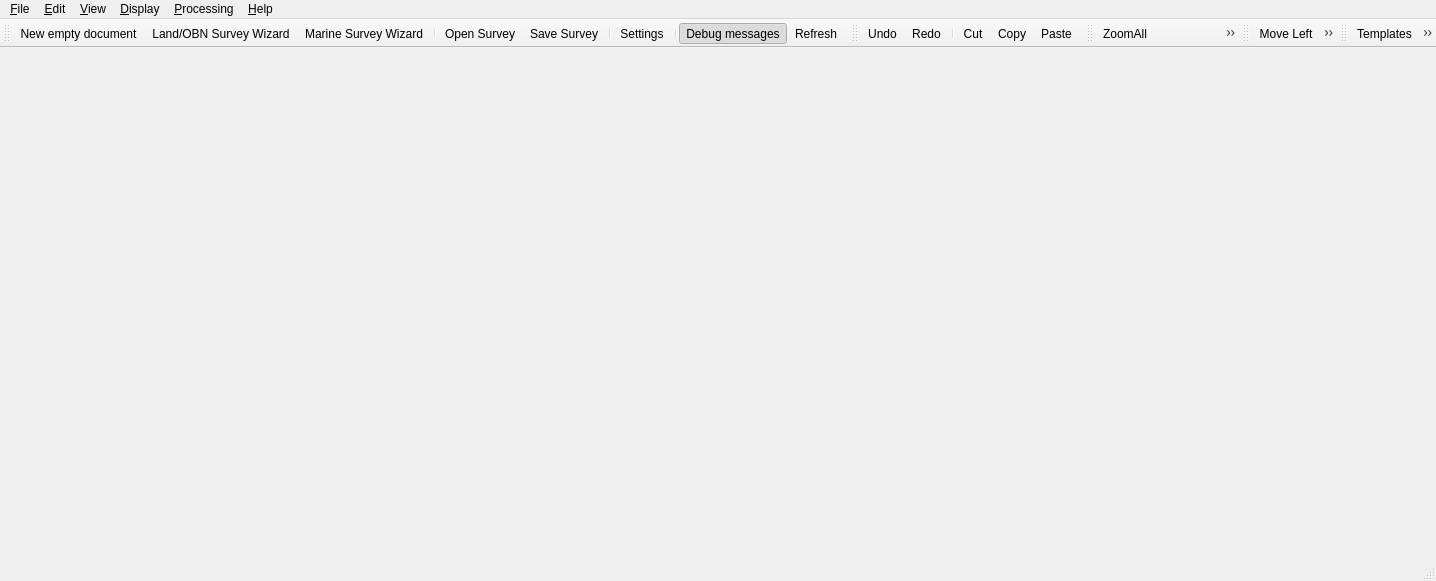
<?xml version="1.0" encoding="UTF-8"?>
<ui version="4.0">
 <class>MainWindow</class>
 <widget class="QMainWindow" name="MainWindow">
  <property name="geometry">
   <rect>
    <x>0</x>
    <y>0</y>
    <width>1436</width>
    <height>581</height>
   </rect>
  </property>
  <property name="windowTitle">
   <string>Roll - 3D Seismic Survey Design</string>
  </property>
  <widget class="QWidget" name="centralwidget">
   <property name="sizePolicy">
    <sizepolicy hsizetype="Maximum" vsizetype="Preferred">
     <horstretch>0</horstretch>
     <verstretch>0</verstretch>
    </sizepolicy>
   </property>
  </widget>
  <widget class="QMenuBar" name="menubar">
   <property name="geometry">
    <rect>
     <x>0</x>
     <y>0</y>
     <width>1436</width>
     <height>26</height>
    </rect>
   </property>
   <widget class="QMenu" name="menu_File">
    <property name="title">
     <string>&amp;File</string>
    </property>
    <widget class="QMenu" name="menuNewSurvey">
     <property name="title">
      <string>&amp;New Survey</string>
     </property>
     <addaction name="actionNewLandSurvey"/>
     <addaction name="actionNewMarineSurvey"/>
     <addaction name="actionNew"/>
    </widget>
    <widget class="QMenu" name="menuExport">
     <property name="title">
      <string>Export to File</string>
     </property>
     <property name="icon">
      <iconset>
       <normalon>resources/mActionFileExport.svg</normalon>
      </iconset>
     </property>
     <widget class="QMenu" name="menuExport_Geometry_Files">
      <property name="title">
       <string>Export &amp;Geometry</string>
      </property>
      <addaction name="actionExportRecAsCsv"/>
      <addaction name="actionExportSrcAsCsv"/>
      <addaction name="actionExportRelAsCsv"/>
      <addaction name="separator"/>
      <addaction name="actionExportRecAsR01"/>
      <addaction name="actionExportSrcAsS01"/>
      <addaction name="actionExportRelAsX01"/>
     </widget>
     <widget class="QMenu" name="menu_Re_export_SPS_Files">
      <property name="title">
       <string>(Re-) export &amp;SPS</string>
      </property>
      <addaction name="actionExportRpsAsCsv"/>
      <addaction name="actionExportSpsAsCsv"/>
      <addaction name="actionExportXpsAsCsv"/>
      <addaction name="separator"/>
      <addaction name="actionExportRpsAsR01"/>
      <addaction name="actionExportSpsAsS01"/>
      <addaction name="actionExportXpsAsX01"/>
     </widget>
     <widget class="QMenu" name="menuExport_Analysis_Files">
      <property name="title">
       <string>Export &amp;Analysis</string>
      </property>
      <addaction name="actionExportFoldMap"/>
      <addaction name="actionExportMinOffsets"/>
      <addaction name="actionExportMaxOffsets"/>
      <addaction name="actionExportRmsOffsets"/>
      <addaction name="separator"/>
      <addaction name="actionExportAnaAsCsv"/>
     </widget>
     <addaction name="menuExport_Analysis_Files"/>
     <addaction name="menuExport_Geometry_Files"/>
     <addaction name="menu_Re_export_SPS_Files"/>
    </widget>
    <widget class="QMenu" name="menuOpenRecent">
     <property name="title">
      <string>Open &amp;Recent</string>
     </property>
     <property name="icon">
      <iconset>
       <normalon>resources/mActionFileRecent.svg</normalon>
      </iconset>
     </property>
     <addaction name="separator"/>
    </widget>
    <widget class="QMenu" name="menuExport_to_QGIS">
     <property name="title">
      <string>Export to QGIS</string>
     </property>
     <property name="icon">
      <iconset>
       <normaloff>resources/qgis-icon32.svg</normaloff>resources/qgis-icon32.svg</iconset>
     </property>
     <addaction name="actionExportFoldMapToQGIS"/>
     <addaction name="actionExportMinOffsetsToQGIS"/>
     <addaction name="actionExportMaxOffsetsToQGIS"/>
     <addaction name="actionExportRmsOffsetsToQGIS"/>
     <addaction name="separator"/>
     <addaction name="actionExportSrcToQGIS"/>
     <addaction name="actionExportRecToQGIS"/>
     <addaction name="actionExportSpsToQGIS"/>
     <addaction name="actionExportRpsToQGIS"/>
     <addaction name="separator"/>
     <addaction name="actionExportAreasToQGIS"/>
    </widget>
    <addaction name="menuNewSurvey"/>
    <addaction name="separator"/>
    <addaction name="actionOpen"/>
    <addaction name="actionSave"/>
    <addaction name="actionSaveAs"/>
    <addaction name="separator"/>
    <addaction name="menuOpenRecent"/>
    <addaction name="separator"/>
    <addaction name="menuExport"/>
    <addaction name="menuExport_to_QGIS"/>
    <addaction name="actionImportSPS"/>
    <addaction name="separator"/>
    <addaction name="actionPrint"/>
    <addaction name="separator"/>
    <addaction name="actionSettings"/>
    <addaction name="separator"/>
    <addaction name="actionQuit"/>
   </widget>
   <widget class="QMenu" name="menu_View">
    <property name="title">
     <string>&amp;View</string>
    </property>
    <addaction name="actionDebug"/>
    <addaction name="actionRefresh"/>
    <addaction name="separator"/>
   </widget>
   <widget class="QMenu" name="menuEdit">
    <property name="title">
     <string>&amp;Edit</string>
    </property>
    <addaction name="actionUndo"/>
    <addaction name="actionRedo"/>
    <addaction name="separator"/>
    <addaction name="actionCut"/>
    <addaction name="actionCopy"/>
    <addaction name="actionPaste"/>
    <addaction name="actionSelectAll"/>
    <addaction name="separator"/>
    <addaction name="actionFind"/>
   </widget>
   <widget class="QMenu" name="menuHelp">
    <property name="title">
     <string>&amp;Help</string>
    </property>
    <addaction name="actionAbout"/>
    <addaction name="actionLicense"/>
    <addaction name="actionHighDpi"/>
   </widget>
   <widget class="QMenu" name="menu_Processing">
    <property name="title">
     <string>&amp;Processing</string>
    </property>
    <addaction name="actionBasicBinFromTemplates"/>
    <addaction name="actionFullBinFromTemplates"/>
    <addaction name="separator"/>
    <addaction name="actionBasicBinFromGeometry"/>
    <addaction name="actionFullBinFromGeometry"/>
    <addaction name="separator"/>
    <addaction name="actionBasicBinFromSps"/>
    <addaction name="actionFullBinFromSps"/>
    <addaction name="separator"/>
    <addaction name="actionGeometryFromTemplates"/>
    <addaction name="separator"/>
    <addaction name="actionStopThread"/>
   </widget>
   <widget class="QMenu" name="menuDisplay">
    <property name="title">
     <string>&amp;Display</string>
    </property>
    <widget class="QMenu" name="menuSource_details">
     <property name="title">
      <string>Source details</string>
     </property>
     <addaction name="actionShowSrcLines"/>
     <addaction name="actionShowSrcPoints"/>
     <addaction name="actionShowSrcPatterns"/>
    </widget>
    <widget class="QMenu" name="menuReceiver_details">
     <property name="title">
      <string>Receiver details</string>
     </property>
     <addaction name="actionShowRecLines"/>
     <addaction name="actionShowRecPoints"/>
     <addaction name="actionShowRecPatterns"/>
    </widget>
    <widget class="QMenu" name="menuGenerated_geometry">
     <property name="title">
      <string>Generated geometry</string>
     </property>
     <addaction name="actionSrcPoints"/>
     <addaction name="actionRecPoints"/>
    </widget>
    <widget class="QMenu" name="menuImported_geometry">
     <property name="title">
      <string>Imported geometry</string>
     </property>
     <addaction name="actionSpsPoints"/>
     <addaction name="actionRpsPoints_2"/>
    </widget>
    <widget class="QMenu" name="menuIdle_points">
     <property name="title">
      <string>Idle points</string>
     </property>
    </widget>
    <addaction name="actionTemplateDetails"/>
    <addaction name="actionTemplates"/>
    <addaction name="menuSource_details"/>
    <addaction name="menuReceiver_details"/>
    <addaction name="actionGeometryDetails_2"/>
    <addaction name="menuGenerated_geometry"/>
    <addaction name="menuImported_geometry"/>
    <addaction name="separator"/>
    <addaction name="menuIdle_points"/>
    <addaction name="separator"/>
    <addaction name="actionAnalysisDetails"/>
    <addaction name="actionNone"/>
    <addaction name="actionFold"/>
    <addaction name="actionMinO"/>
    <addaction name="actionMaxO"/>
    <addaction name="actionRmsO"/>
    <addaction name="separator"/>
    <addaction name="actionSpider"/>
    <addaction name="separator"/>
    <addaction name="actionMoveRt"/>
    <addaction name="actionMoveLt"/>
    <addaction name="actionMoveUp"/>
    <addaction name="actionMoveDn"/>
   </widget>
   <addaction name="menu_File"/>
   <addaction name="menuEdit"/>
   <addaction name="menu_View"/>
   <addaction name="menuDisplay"/>
   <addaction name="menu_Processing"/>
   <addaction name="menuHelp"/>
  </widget>
  <widget class="QStatusBar" name="statusbar"/>
  <widget class="QToolBar" name="fileBar">
   <property name="windowTitle">
    <string>&amp;File bar</string>
   </property>
   <attribute name="toolBarArea">
    <enum>TopToolBarArea</enum>
   </attribute>
   <attribute name="toolBarBreak">
    <bool>false</bool>
   </attribute>
   <addaction name="actionNew"/>
   <addaction name="actionNewLandSurvey"/>
   <addaction name="actionNewMarineSurvey"/>
   <addaction name="separator"/>
   <addaction name="actionOpen"/>
   <addaction name="actionSave"/>
   <addaction name="separator"/>
   <addaction name="actionSettings"/>
   <addaction name="separator"/>
   <addaction name="actionDebug"/>
   <addaction name="actionRefresh"/>
  </widget>
  <widget class="QToolBar" name="editBar">
   <property name="windowTitle">
    <string>&amp;Edit bar</string>
   </property>
   <attribute name="toolBarArea">
    <enum>TopToolBarArea</enum>
   </attribute>
   <attribute name="toolBarBreak">
    <bool>false</bool>
   </attribute>
   <addaction name="actionUndo"/>
   <addaction name="actionRedo"/>
   <addaction name="separator"/>
   <addaction name="actionCut"/>
   <addaction name="actionCopy"/>
   <addaction name="actionPaste"/>
  </widget>
  <widget class="QToolBar" name="graphBar">
   <property name="windowTitle">
    <string>&amp;Graph bar</string>
   </property>
   <attribute name="toolBarArea">
    <enum>TopToolBarArea</enum>
   </attribute>
   <attribute name="toolBarBreak">
    <bool>false</bool>
   </attribute>
   <addaction name="actionZoomAll"/>
   <addaction name="actionZoomRect"/>
   <addaction name="actionAspectRatio"/>
   <addaction name="actionAntiAlias"/>
   <addaction name="actionPlotGridX"/>
   <addaction name="actionPlotGridY"/>
   <addaction name="actionProjected"/>
   <addaction name="actionRuler"/>
  </widget>
  <widget class="QToolBar" name="moveBar">
   <property name="windowTitle">
    <string>&amp;Spider bar</string>
   </property>
   <attribute name="toolBarArea">
    <enum>TopToolBarArea</enum>
   </attribute>
   <attribute name="toolBarBreak">
    <bool>false</bool>
   </attribute>
   <addaction name="actionMoveLt"/>
   <addaction name="actionMoveRt"/>
   <addaction name="actionMoveUp"/>
   <addaction name="actionMoveDn"/>
  </widget>
  <widget class="QToolBar" name="seedBar">
   <property name="windowTitle">
    <string>toolBar</string>
   </property>
   <attribute name="toolBarArea">
    <enum>TopToolBarArea</enum>
   </attribute>
   <attribute name="toolBarBreak">
    <bool>false</bool>
   </attribute>
   <addaction name="actionTemplates"/>
   <addaction name="separator"/>
   <addaction name="actionShowSrcLines"/>
   <addaction name="actionShowSrcPoints"/>
   <addaction name="actionShowSrcPatterns"/>
   <addaction name="separator"/>
   <addaction name="actionShowRecLines"/>
   <addaction name="actionShowRecPoints"/>
   <addaction name="actionShowRecPatterns"/>
  </widget>
  <action name="actionOpen">
   <property name="icon">
    <iconset>
     <normaloff>resources/file_open.svg</normaloff>resources/file_open.svg</iconset>
   </property>
   <property name="text">
    <string>Open Survey</string>
   </property>
   <property name="shortcut">
    <string>Ctrl+O</string>
   </property>
  </action>
  <action name="actionClose">
   <property name="icon">
    <iconset>
     <normaloff>resources/mActionFileClose.svg</normaloff>resources/mActionFileClose.svg</iconset>
   </property>
   <property name="text">
    <string>&amp;Close Survey</string>
   </property>
  </action>
  <action name="actionNewLandSurvey">
   <property name="icon">
    <iconset>
     <normaloff>resources/Land_new.svg</normaloff>resources/Land_new.svg</iconset>
   </property>
   <property name="text">
    <string>&amp;Land/OBN Survey Wizard</string>
   </property>
   <property name="toolTip">
    <string>Start the Land/OBN Wizard</string>
   </property>
   <property name="shortcut">
    <string>Ctrl+Shift+L</string>
   </property>
  </action>
  <action name="actionNewMarineSurvey">
   <property name="icon">
    <iconset>
     <normaloff>resources/Marine_new.svg</normaloff>resources/Marine_new.svg</iconset>
   </property>
   <property name="text">
    <string>&amp;Marine Survey Wizard</string>
   </property>
   <property name="toolTip">
    <string>Start Marine Wizard</string>
   </property>
   <property name="shortcut">
    <string>Ctrl+Shift+M</string>
   </property>
  </action>
  <action name="actionSave">
   <property name="icon">
    <iconset>
     <normaloff>resources/file_save.svg</normaloff>resources/file_save.svg</iconset>
   </property>
   <property name="text">
    <string>&amp;Save Survey</string>
   </property>
   <property name="shortcut">
    <string>Ctrl+S</string>
   </property>
  </action>
  <action name="actionZoomIn">
   <property name="icon">
    <iconset>
     <normaloff>resources/mActionZoomIn.svg</normaloff>resources/mActionZoomIn.svg</iconset>
   </property>
   <property name="text">
    <string>Zoom &amp;In</string>
   </property>
   <property name="shortcut">
    <string>Ctrl+Alt++</string>
   </property>
  </action>
  <action name="actionZoomOut">
   <property name="icon">
    <iconset>
     <normaloff>resources/mActionZoomOut.svg</normaloff>resources/mActionZoomOut.svg</iconset>
   </property>
   <property name="text">
    <string>Zoom &amp;Out</string>
   </property>
   <property name="shortcut">
    <string>Ctrl+Alt+-</string>
   </property>
  </action>
  <action name="actionQuit">
   <property name="icon">
    <iconset>
     <normaloff>resources/mActionPluginExit.svg</normaloff>resources/mActionPluginExit.svg</iconset>
   </property>
   <property name="text">
    <string>&amp;Exit Plugin</string>
   </property>
  </action>
  <action name="actionRefresh">
   <property name="icon">
    <iconset>
     <normaloff>resources/mActionRefresh.svg</normaloff>resources/mActionRefresh.svg</iconset>
   </property>
   <property name="text">
    <string>Refresh</string>
   </property>
   <property name="toolTip">
    <string>Refresh Document</string>
   </property>
   <property name="shortcut">
    <string>F5</string>
   </property>
  </action>
  <action name="actionCopy">
   <property name="icon">
    <iconset>
     <normaloff>resources/mActionEditCopy.svg</normaloff>resources/mActionEditCopy.svg</iconset>
   </property>
   <property name="text">
    <string>Copy</string>
   </property>
   <property name="toolTip">
    <string>Copy selection to clipboard</string>
   </property>
   <property name="shortcut">
    <string>Ctrl+C</string>
   </property>
  </action>
  <action name="actionPaste">
   <property name="icon">
    <iconset>
     <normaloff>resources/mActionEditPaste.svg</normaloff>resources/mActionEditPaste.svg</iconset>
   </property>
   <property name="text">
    <string>&amp;Paste</string>
   </property>
   <property name="toolTip">
    <string>Paste from clipboard</string>
   </property>
   <property name="shortcut">
    <string>Ctrl+V</string>
   </property>
  </action>
  <action name="actionSelectAll">
   <property name="icon">
    <iconset>
     <normaloff>resources/icons8-select-all-48.png</normaloff>resources/icons8-select-all-48.png</iconset>
   </property>
   <property name="text">
    <string>Select &amp;All</string>
   </property>
   <property name="shortcut">
    <string>Ctrl+A</string>
   </property>
  </action>
  <action name="actionCut">
   <property name="icon">
    <iconset>
     <normaloff>resources/mActionEditCut.svg</normaloff>resources/mActionEditCut.svg</iconset>
   </property>
   <property name="text">
    <string>Cut</string>
   </property>
   <property name="toolTip">
    <string>Cut selection to clipboard</string>
   </property>
   <property name="shortcut">
    <string>Ctrl+X</string>
   </property>
  </action>
  <action name="actionUndo">
   <property name="icon">
    <iconset>
     <normaloff>resources/mActionUndo.svg</normaloff>resources/mActionUndo.svg</iconset>
   </property>
   <property name="text">
    <string>&amp;Undo</string>
   </property>
   <property name="toolTip">
    <string>Undo last change</string>
   </property>
   <property name="shortcut">
    <string>Ctrl+Z</string>
   </property>
  </action>
  <action name="actionRedo">
   <property name="icon">
    <iconset>
     <normaloff>resources/mActionRedo.svg</normaloff>resources/mActionRedo.svg</iconset>
   </property>
   <property name="text">
    <string>Redo</string>
   </property>
   <property name="toolTip">
    <string>Redo last change</string>
   </property>
   <property name="shortcut">
    <string>Ctrl+Y</string>
   </property>
  </action>
  <action name="actionDelete">
   <property name="icon">
    <iconset>
     <normaloff>resources/mActionDeleteModelComponent.svg</normaloff>resources/mActionDeleteModelComponent.svg</iconset>
   </property>
   <property name="text">
    <string>Delete</string>
   </property>
   <property name="toolTip">
    <string>Delete selection</string>
   </property>
   <property name="shortcut">
    <string>Del</string>
   </property>
  </action>
  <action name="actionSaveAs">
   <property name="icon">
    <iconset>
     <normaloff>resources/mActionFileSaveAs.svg</normaloff>resources/mActionFileSaveAs.svg</iconset>
   </property>
   <property name="text">
    <string>Save Survey &amp;As...</string>
   </property>
   <property name="toolTip">
    <string>Save  As...</string>
   </property>
   <property name="shortcut">
    <string>Ctrl+Shift+S</string>
   </property>
  </action>
  <action name="actionAbout">
   <property name="icon">
    <iconset>
     <normaloff>icon.png</normaloff>icon.png</iconset>
   </property>
   <property name="text">
    <string>About</string>
   </property>
   <property name="toolTip">
    <string>About Roll</string>
   </property>
  </action>
  <action name="actionDebug">
   <property name="checkable">
    <bool>true</bool>
   </property>
   <property name="checked">
    <bool>true</bool>
   </property>
   <property name="icon">
    <iconset>
     <normaloff>resources/icons8-bug-64.png</normaloff>resources/icons8-bug-64.png</iconset>
   </property>
   <property name="text">
    <string>Debug messages</string>
   </property>
   <property name="toolTip">
    <string>Show debug messages in QGIS</string>
   </property>
  </action>
  <action name="actionSettings">
   <property name="icon">
    <iconset>
     <normaloff>resources/settings.svg</normaloff>resources/settings.svg</iconset>
   </property>
   <property name="text">
    <string>Settings</string>
   </property>
   <property name="toolTip">
    <string>Plugin Settings</string>
   </property>
  </action>
  <action name="actionZoomAll">
   <property name="icon">
    <iconset>
     <normaloff>resources/mActionZoomFullExtent.svg</normaloff>resources/mActionZoomFullExtent.svg</iconset>
   </property>
   <property name="text">
    <string>ZoomAll</string>
   </property>
   <property name="toolTip">
    <string>View all data</string>
   </property>
   <property name="shortcut">
    <string>Ctrl+Shift+A</string>
   </property>
  </action>
  <action name="actionAspectRatio">
   <property name="checkable">
    <bool>true</bool>
   </property>
   <property name="icon">
    <iconset>
     <normaloff>resources/mActionZoomAspectRatio.svg</normaloff>resources/mActionZoomAspectRatio.svg</iconset>
   </property>
   <property name="text">
    <string>AspectRatio</string>
   </property>
   <property name="toolTip">
    <string>Use equal X:Y aspect ratio</string>
   </property>
  </action>
  <action name="actionNew">
   <property name="icon">
    <iconset>
     <normaloff>resources/file_new.svg</normaloff>resources/file_new.svg</iconset>
   </property>
   <property name="text">
    <string>&amp;New empty document</string>
   </property>
   <property name="toolTip">
    <string>Create a new empty survey document</string>
   </property>
   <property name="shortcut">
    <string>Ctrl+N</string>
   </property>
  </action>
  <action name="actionAntiAlias">
   <property name="checkable">
    <bool>true</bool>
   </property>
   <property name="icon">
    <iconset>
     <normaloff>resources/mActionPlotAntiAlias.svg</normaloff>resources/mActionPlotAntiAlias.svg</iconset>
   </property>
   <property name="text">
    <string>AntiAlias</string>
   </property>
   <property name="toolTip">
    <string>Use anti-aliased plotting</string>
   </property>
  </action>
  <action name="actionZoomRect">
   <property name="checkable">
    <bool>true</bool>
   </property>
   <property name="icon">
    <iconset>
     <normaloff>resources/mActionZoomToSelected.svg</normaloff>resources/mActionZoomToSelected.svg</iconset>
   </property>
   <property name="text">
    <string>ZoomRect</string>
   </property>
   <property name="toolTip">
    <string>Zoom to selection rectangle</string>
   </property>
  </action>
  <action name="actionPlotGridX">
   <property name="checkable">
    <bool>true</bool>
   </property>
   <property name="icon">
    <iconset>
     <normaloff>resources/mActionHorizontalGrid.svg</normaloff>resources/mActionHorizontalGrid.svg</iconset>
   </property>
   <property name="text">
    <string>Vertical grid lines</string>
   </property>
   <property name="toolTip">
    <string>Show vertical grid lines</string>
   </property>
  </action>
  <action name="actionProjected">
   <property name="checkable">
    <bool>true</bool>
   </property>
   <property name="icon">
    <iconset>
     <normaloff>resources/earth2.svg</normaloff>resources/earth2.svg</iconset>
   </property>
   <property name="text">
    <string>Projected</string>
   </property>
   <property name="toolTip">
    <string>Use global coordinates</string>
   </property>
   <property name="shortcut">
    <string>Ctrl+Shift+P</string>
   </property>
  </action>
  <action name="actionPrint">
   <property name="icon">
    <iconset>
     <normaloff>resources/mActionFilePrint.svg</normaloff>resources/mActionFilePrint.svg</iconset>
   </property>
   <property name="text">
    <string>Print</string>
   </property>
   <property name="shortcut">
    <string>Ctrl+P</string>
   </property>
  </action>
  <action name="actionOpenGL">
   <property name="checkable">
    <bool>true</bool>
   </property>
   <property name="icon">
    <iconset>
     <normaloff>resources/mActionPlotOpenGL.svg</normaloff>resources/mActionPlotOpenGL.svg</iconset>
   </property>
   <property name="text">
    <string>OpenGL</string>
   </property>
   <property name="toolTip">
    <string>display using Open GL</string>
   </property>
  </action>
  <action name="actionRuler">
   <property name="checkable">
    <bool>true</bool>
   </property>
   <property name="icon">
    <iconset>
     <normaloff>resources/mActionPlotRuler.svg</normaloff>resources/mActionPlotRuler.svg</iconset>
   </property>
   <property name="text">
    <string>Ruler</string>
   </property>
   <property name="toolTip">
    <string>Show Ruler</string>
   </property>
  </action>
  <action name="actionBasicBinFromTemplates">
   <property name="icon">
    <iconset>
     <normaloff>resources/mActionBasicBinFromTemplates.svg</normaloff>resources/mActionBasicBinFromTemplates.svg</iconset>
   </property>
   <property name="text">
    <string>&amp;Basic Binning from Templates</string>
   </property>
   <property name="shortcut">
    <string>Ctrl+B</string>
   </property>
  </action>
  <action name="actionStopThread">
   <property name="icon">
    <iconset>
     <normaloff>resources/mActionStopThread.svg</normaloff>resources/mActionStopThread.svg</iconset>
   </property>
   <property name="text">
    <string>&amp;Stop Processing thread</string>
   </property>
   <property name="shortcut">
    <string>Esc</string>
   </property>
  </action>
  <action name="actionExportFoldMap">
   <property name="text">
    <string>Fold Map - as GeoTiff file</string>
   </property>
  </action>
  <action name="actionExportMinOffsets">
   <property name="text">
    <string>Min Offset - as GeoTiff file</string>
   </property>
  </action>
  <action name="actionExportMaxOffsets">
   <property name="text">
    <string>Max Offset - as GeoTiff file</string>
   </property>
  </action>
  <action name="actionFullBinFromTemplates">
   <property name="icon">
    <iconset>
     <normaloff>resources/mActionFullBinFromTemplates2.svg</normaloff>resources/mActionFullBinFromTemplates2.svg</iconset>
   </property>
   <property name="text">
    <string>&amp;Full Binning from Templates</string>
   </property>
   <property name="toolTip">
    <string>Extensive Binning from Templates</string>
   </property>
   <property name="shortcut">
    <string>Ctrl+Shift+B</string>
   </property>
  </action>
  <action name="actionExportAnaAsCsv">
   <property name="text">
    <string>Tace records - as CSV file</string>
   </property>
  </action>
  <action name="actionLicense">
   <property name="icon">
    <iconset>
     <normaloff>resources/mActionLicense.svg</normaloff>resources/mActionLicense.svg</iconset>
   </property>
   <property name="text">
    <string>&amp;License</string>
   </property>
   <property name="toolTip">
    <string>License information</string>
   </property>
  </action>
  <action name="actionImportSPS">
   <property name="icon">
    <iconset>
     <normaloff>resources/file_import_sps.svg</normaloff>resources/file_import_sps.svg</iconset>
   </property>
   <property name="text">
    <string>Import SPS files...</string>
   </property>
  </action>
  <action name="actionExportRpsAsCsv">
   <property name="text">
    <string>&amp;RPS records - as CSV file</string>
   </property>
  </action>
  <action name="actionExportSpsAsCsv">
   <property name="text">
    <string>SPS records - as CSV file</string>
   </property>
  </action>
  <action name="actionExportXpsAsCsv">
   <property name="text">
    <string>XPS records - as CSV file</string>
   </property>
  </action>
  <action name="actionGeometryFromTemplates">
   <property name="icon">
    <iconset>
     <normaloff>resources/mActionGeomFromTemplates.svg</normaloff>resources/mActionGeomFromTemplates.svg</iconset>
   </property>
   <property name="text">
    <string>Create Geometry from Templates</string>
   </property>
   <property name="shortcut">
    <string>Alt+G</string>
   </property>
  </action>
  <action name="actionBasicBinFromGeometry">
   <property name="icon">
    <iconset>
     <normaloff>resources/mActionBasicBinFromGeometry.svg</normaloff>resources/mActionBasicBinFromGeometry.svg</iconset>
   </property>
   <property name="text">
    <string>Basic Binning from Geometry</string>
   </property>
   <property name="shortcut">
    <string>Ctrl+G</string>
   </property>
  </action>
  <action name="actionFullBinFromGeometry">
   <property name="icon">
    <iconset>
     <normaloff>resources/mActionFullBinFromGeometry2.svg</normaloff>resources/mActionFullBinFromGeometry2.svg</iconset>
   </property>
   <property name="text">
    <string>Full Binning from Geometry</string>
   </property>
   <property name="shortcut">
    <string>Ctrl+Shift+G</string>
   </property>
  </action>
  <action name="actionExportRecAsCsv">
   <property name="text">
    <string>REC records - as CSV file</string>
   </property>
  </action>
  <action name="actionExportSrcAsCsv">
   <property name="text">
    <string>SRC records - as CSV file</string>
   </property>
  </action>
  <action name="actionExportRelAsCsv">
   <property name="text">
    <string>REL records - as CSV file</string>
   </property>
  </action>
  <action name="actionExportRecAsR01">
   <property name="text">
    <string>REC records - as R01 file</string>
   </property>
  </action>
  <action name="actionExportSrcAsS01">
   <property name="text">
    <string>SRC records - as S01 file</string>
   </property>
  </action>
  <action name="actionExportRelAsX01">
   <property name="text">
    <string>REL records - as X01 file</string>
   </property>
  </action>
  <action name="actionExportRpsAsR01">
   <property name="text">
    <string>RPS records - as R01 file</string>
   </property>
  </action>
  <action name="actionExportSpsAsS01">
   <property name="text">
    <string>SPS records - as S01 file</string>
   </property>
  </action>
  <action name="actionExportXpsAsX01">
   <property name="text">
    <string>XPS records - as X01 file</string>
   </property>
  </action>
  <action name="actionBasicBinFromSps">
   <property name="icon">
    <iconset>
     <normaloff>resources/mActionBasicBinFromSps.svg</normaloff>resources/mActionBasicBinFromSps.svg</iconset>
   </property>
   <property name="text">
    <string>Basic Binning from &amp;Imported SPS</string>
   </property>
   <property name="toolTip">
    <string>Basic Binning from &amp;Imported SPS</string>
   </property>
   <property name="shortcut">
    <string>Ctrl+I</string>
   </property>
  </action>
  <action name="actionFullBinFromSps">
   <property name="icon">
    <iconset>
     <normaloff>resources/mActionFullBinFromSps2.svg</normaloff>resources/mActionFullBinFromSps2.svg</iconset>
   </property>
   <property name="text">
    <string>Full Binning from I&amp;mported SPS</string>
   </property>
   <property name="toolTip">
    <string>Full Binning from I&amp;mported SPS</string>
   </property>
   <property name="shortcut">
    <string>Ctrl+Shift+I</string>
   </property>
  </action>
  <action name="actionFind">
   <property name="icon">
    <iconset>
     <normaloff>resources/mActionEditFind.svg</normaloff>resources/mActionEditFind.svg</iconset>
   </property>
   <property name="text">
    <string>Find</string>
   </property>
   <property name="shortcut">
    <string>Ctrl+F</string>
   </property>
  </action>
  <action name="actionPlotGridY">
   <property name="checkable">
    <bool>true</bool>
   </property>
   <property name="icon">
    <iconset>
     <normaloff>resources/mActionVerticalGrid.svg</normaloff>resources/mActionVerticalGrid.svg</iconset>
   </property>
   <property name="text">
    <string>Horizontal grid lines</string>
   </property>
   <property name="toolTip">
    <string>Show horizontal grid lines</string>
   </property>
  </action>
  <action name="actionExportRmsOffsets">
   <property name="text">
    <string>Rms Offset - as GeoTiff file</string>
   </property>
  </action>
  <action name="actionHighDpi">
   <property name="icon">
    <iconset>
     <normaloff>resources/icons8-bug-64.png</normaloff>resources/icons8-bug-64.png</iconset>
   </property>
   <property name="text">
    <string>High DPI Monitors</string>
   </property>
  </action>
  <action name="actionMoveRt">
   <property name="icon">
    <iconset>
     <normaloff>resources/mActionArrowRight.svg</normaloff>resources/mActionArrowRight.svg</iconset>
   </property>
   <property name="text">
    <string>Move Right</string>
   </property>
   <property name="toolTip">
    <string>Move Right</string>
   </property>
  </action>
  <action name="actionMoveLt">
   <property name="icon">
    <iconset>
     <normaloff>resources/mActionArrowLeft.svg</normaloff>resources/mActionArrowLeft.svg</iconset>
   </property>
   <property name="text">
    <string>Move Left</string>
   </property>
   <property name="toolTip">
    <string>Move Left</string>
   </property>
  </action>
  <action name="actionMoveUp">
   <property name="icon">
    <iconset>
     <normaloff>resources/mActionArrowUp.svg</normaloff>resources/mActionArrowUp.svg</iconset>
   </property>
   <property name="text">
    <string>Move Up</string>
   </property>
   <property name="toolTip">
    <string>Move Up</string>
   </property>
  </action>
  <action name="actionMoveDn">
   <property name="icon">
    <iconset>
     <normaloff>resources/mActionArrowDown.svg</normaloff>resources/mActionArrowDown.svg</iconset>
   </property>
   <property name="text">
    <string>Move Down</string>
   </property>
   <property name="toolTip">
    <string>Move Down</string>
   </property>
  </action>
  <action name="actionExportFoldMapToQGIS">
   <property name="text">
    <string>Export Fold Map to QGIS</string>
   </property>
  </action>
  <action name="actionExportMinOffsetsToQGIS">
   <property name="text">
    <string>Export Min Offsets to QGIS</string>
   </property>
  </action>
  <action name="actionExportMaxOffsetsToQGIS">
   <property name="text">
    <string>Export Max Offsets to QGIS</string>
   </property>
  </action>
  <action name="actionExportRmsOffsetsToQGIS">
   <property name="text">
    <string>Export RMS Offsets to QGIS</string>
   </property>
  </action>
  <action name="actionExportSrcToQGIS">
   <property name="text">
    <string>Export SRC Records to QGIS</string>
   </property>
  </action>
  <action name="actionExportRecToQGIS">
   <property name="text">
    <string>Export REC Records to QGIS</string>
   </property>
  </action>
  <action name="actionExportSpsToQGIS">
   <property name="text">
    <string>Export SPS Records to QGIS</string>
   </property>
  </action>
  <action name="actionExportRpsToQGIS">
   <property name="text">
    <string>Export RPS Records to QGIS</string>
   </property>
  </action>
  <action name="actionTemplates">
   <property name="checkable">
    <bool>true</bool>
   </property>
   <property name="icon">
    <iconset>
     <normaloff>resources/mActionTemplates.svg</normaloff>resources/mActionTemplates.svg</iconset>
   </property>
   <property name="text">
    <string>Templates</string>
   </property>
   <property name="toolTip">
    <string>Show templates in Layout view</string>
   </property>
  </action>
  <action name="actionRecPoints">
   <property name="checkable">
    <bool>true</bool>
   </property>
   <property name="text">
    <string>REC points</string>
   </property>
   <property name="toolTip">
    <string>Show receiver points in Layout view</string>
   </property>
  </action>
  <action name="actionSrcPoints">
   <property name="checkable">
    <bool>true</bool>
   </property>
   <property name="text">
    <string>SRC points</string>
   </property>
   <property name="toolTip">
    <string>Show source points in Layout view</string>
   </property>
  </action>
  <action name="actionSpsPoints">
   <property name="checkable">
    <bool>true</bool>
   </property>
   <property name="text">
    <string>SPS points</string>
   </property>
   <property name="toolTip">
    <string>Show SPS source points in Layout view</string>
   </property>
  </action>
  <action name="actionAnalysisDetails">
   <property name="text">
    <string>Analysis details</string>
   </property>
   <property name="font">
    <font>
     <weight>75</weight>
     <bold>true</bold>
    </font>
   </property>
  </action>
  <action name="actionNone">
   <property name="checkable">
    <bool>true</bool>
   </property>
   <property name="text">
    <string>No Analysis</string>
   </property>
   <property name="toolTip">
    <string>Don't show an analysis figure</string>
   </property>
  </action>
  <action name="actionFold">
   <property name="checkable">
    <bool>true</bool>
   </property>
   <property name="text">
    <string>Fold Map</string>
   </property>
   <property name="toolTip">
    <string>Show fold map in Layout view</string>
   </property>
  </action>
  <action name="actionMinO">
   <property name="checkable">
    <bool>true</bool>
   </property>
   <property name="text">
    <string>Min Offsets</string>
   </property>
   <property name="toolTip">
    <string>Show minimum offsets in Layout view</string>
   </property>
  </action>
  <action name="actionMaxO">
   <property name="checkable">
    <bool>true</bool>
   </property>
   <property name="text">
    <string>Max Offsets</string>
   </property>
   <property name="toolTip">
    <string>Show maximum offsets in Layout view</string>
   </property>
  </action>
  <action name="actionRmsO">
   <property name="checkable">
    <bool>true</bool>
   </property>
   <property name="text">
    <string>RMS Offset inc</string>
   </property>
   <property name="toolTip">
    <string>Show RMS offset incremenents in Layout view</string>
   </property>
  </action>
  <action name="actionSpider">
   <property name="checkable">
    <bool>true</bool>
   </property>
   <property name="text">
    <string>Spider plot</string>
   </property>
   <property name="toolTip">
    <string>Show Spider plot in Layout area</string>
   </property>
  </action>
  <action name="actionExportAreasToQGIS">
   <property name="text">
    <string>Export Binning Area to QGIS</string>
   </property>
   <property name="toolTip">
    <string>Export Src, Rec, CMP  &amp; Binning Area to QGIS</string>
   </property>
  </action>
  <action name="actionPatternLayout">
   <property name="checkable">
    <bool>true</bool>
   </property>
   <property name="text">
    <string>Pattern Layout</string>
   </property>
   <property name="toolTip">
    <string>Show Pattern Layout(s)</string>
   </property>
  </action>
  <action name="actionPattern_kx_ky">
   <property name="checkable">
    <bool>true</bool>
   </property>
   <property name="text">
    <string>kx-ky Response</string>
   </property>
   <property name="toolTip">
    <string>Show kx-ky pattern response</string>
   </property>
  </action>
  <action name="actionStackResponse">
   <property name="checkable">
    <bool>true</bool>
   </property>
   <property name="text">
    <string>Stack only</string>
   </property>
   <property name="toolTip">
    <string>Just the stack response</string>
   </property>
  </action>
  <action name="actionStackPatterns">
   <property name="checkable">
    <bool>true</bool>
   </property>
   <property name="text">
    <string>with array(s)</string>
   </property>
   <property name="toolTip">
    <string>stack convolved with pattern(s)</string>
   </property>
  </action>
  <action name="actionShowSrcPatterns">
   <property name="checkable">
    <bool>true</bool>
   </property>
   <property name="icon">
    <iconset>
     <normaloff>resources/mActionSrcPatterns.svg</normaloff>resources/mActionSrcPatterns.svg</iconset>
   </property>
   <property name="text">
    <string>Show source patterns</string>
   </property>
   <property name="toolTip">
    <string>source patterns</string>
   </property>
  </action>
  <action name="actionShowSrcPoints">
   <property name="checkable">
    <bool>true</bool>
   </property>
   <property name="icon">
    <iconset>
     <normaloff>resources/mActionSrcPoints.svg</normaloff>resources/mActionSrcPoints.svg</iconset>
   </property>
   <property name="text">
    <string>Show source points</string>
   </property>
   <property name="toolTip">
    <string>source points</string>
   </property>
  </action>
  <action name="actionShowSrcLines">
   <property name="checkable">
    <bool>true</bool>
   </property>
   <property name="icon">
    <iconset>
     <normaloff>resources/mActionSrcLines.svg</normaloff>resources/mActionSrcLines.svg</iconset>
   </property>
   <property name="text">
    <string>Show source lines</string>
   </property>
   <property name="toolTip">
    <string>source lines</string>
   </property>
  </action>
  <action name="actionShowRecPatterns">
   <property name="checkable">
    <bool>true</bool>
   </property>
   <property name="icon">
    <iconset>
     <normaloff>resources/mActionRecPatterns.svg</normaloff>resources/mActionRecPatterns.svg</iconset>
   </property>
   <property name="text">
    <string>Show receiver patterns</string>
   </property>
   <property name="toolTip">
    <string>receiver patterns</string>
   </property>
  </action>
  <action name="actionShowRecPoints">
   <property name="checkable">
    <bool>true</bool>
   </property>
   <property name="icon">
    <iconset>
     <normaloff>resources/mActionRecPoints.svg</normaloff>resources/mActionRecPoints.svg</iconset>
   </property>
   <property name="text">
    <string>Show receiver points</string>
   </property>
   <property name="toolTip">
    <string>receiver points</string>
   </property>
  </action>
  <action name="actionShowRecLines">
   <property name="checkable">
    <bool>true</bool>
   </property>
   <property name="icon">
    <iconset>
     <normaloff>resources/mActionRecLines.svg</normaloff>resources/mActionRecLines.svg</iconset>
   </property>
   <property name="text">
    <string>Show receiver lines</string>
   </property>
   <property name="toolTip">
    <string>receiver lines</string>
   </property>
  </action>
  <action name="actionTemplateDetails">
   <property name="text">
    <string>Template details</string>
   </property>
   <property name="toolTip">
    <string>Template details</string>
   </property>
   <property name="font">
    <font>
     <weight>75</weight>
     <bold>true</bold>
    </font>
   </property>
  </action>
  <action name="actionGeometryDetails_2">
   <property name="text">
    <string>Geometry details</string>
   </property>
   <property name="toolTip">
    <string>Geometry details</string>
   </property>
   <property name="font">
    <font>
     <weight>75</weight>
     <bold>true</bold>
    </font>
   </property>
  </action>
  <action name="actionRpsPoints_2">
   <property name="checkable">
    <bool>true</bool>
   </property>
   <property name="text">
    <string>RPS points</string>
   </property>
   <property name="toolTip">
    <string>Show RPS receiver points in Layout view</string>
   </property>
  </action>
 </widget>
 <resources/>
 <connections/>
</ui>
